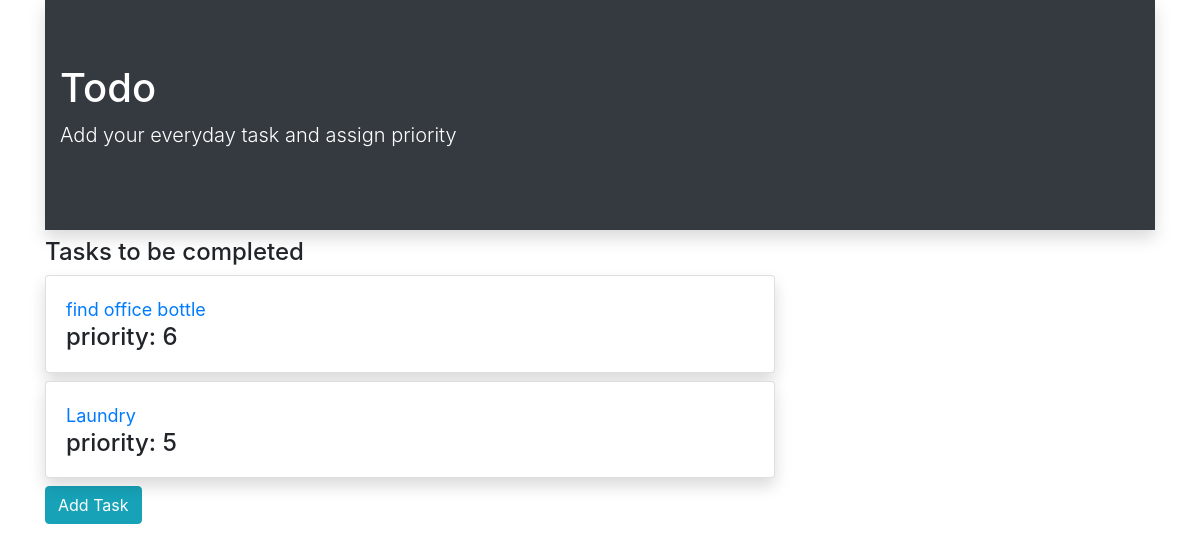
/cbvindex/, run on an earlier commit of the app's database.
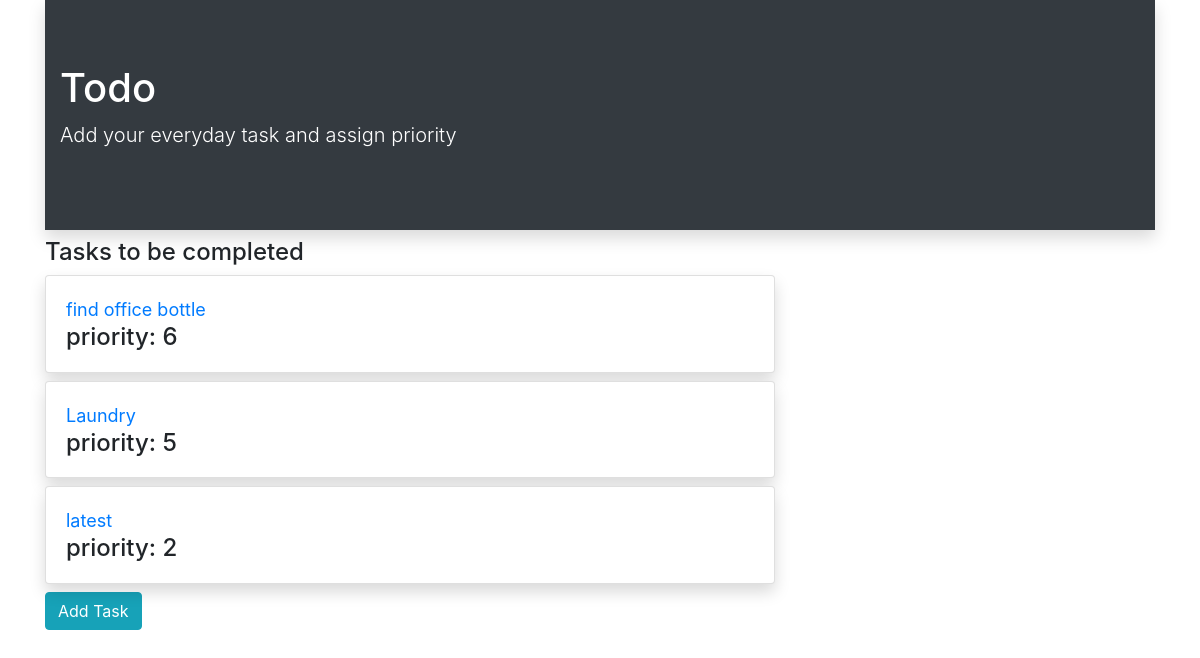
And on a later commit of the database.
### todoapp/models.py (models this page shows, shortened)
class Task(models.Model):
    text=models.CharField(max_length=500)
    priority=models.IntegerField()
    date=models.DateField(default=datetime.date.today)

### todoapp/views.py (the view)
# urls.py: path("cbvindex/",TaskListView.as_view(),name="cbvindex"),
class TaskListView(ListView):
    model = Task
    template_name = "todoapp/cbvindex.html"
    def get_context_data(self, **kwargs):
        context = super().get_context_data(**kwargs)
        context['tasks'] = Task.objects.all().order_by('-priority').values
        return context

### templates/todoapp/cbvindex.html
{% extends 'todoapp/base.html' %}
{% block body %}
<div class="container">
    <div class="row">
        <div class="col-md-12">
            <div class="jumbotron jumbotron-fluid bg-dark text-white mb-2 shadow">
                <div class="container">
                    <div class="banner">
                        <div class="banner-text">
                            <h1>Todo</h1>
                            <p class="lead">Add your everyday task and assign priority</p>
                        </div>
                    </div>
                </div>
            </div>
        </div>
    </div>
    <div class="row">
        <div class="col-sm-8 center">
            <h4>Tasks to be completed</h4>
            {% for task in tasks %}
            <div class="card shadow bg-white rounded mb-2 " >
                <div class="card-body">
                    <a href="{% url 'todoapp:cbvdetail' task.id %}" class="card-title" style="font-size:18px">{{task.text}}</a>
                    <h4 class="card-text">priority: {{task.priority}}</h4>
                </div>
            </div>
            {% endfor %}
            <a class="btn btn-info" href="{% url 'todoapp:cbvadd' %}">Add Task</a>
        </div>
    </div>
</div>
{% endblock %}

What changed in the data, as far as the page shows it:
added Task: text "latest", priority "2"
